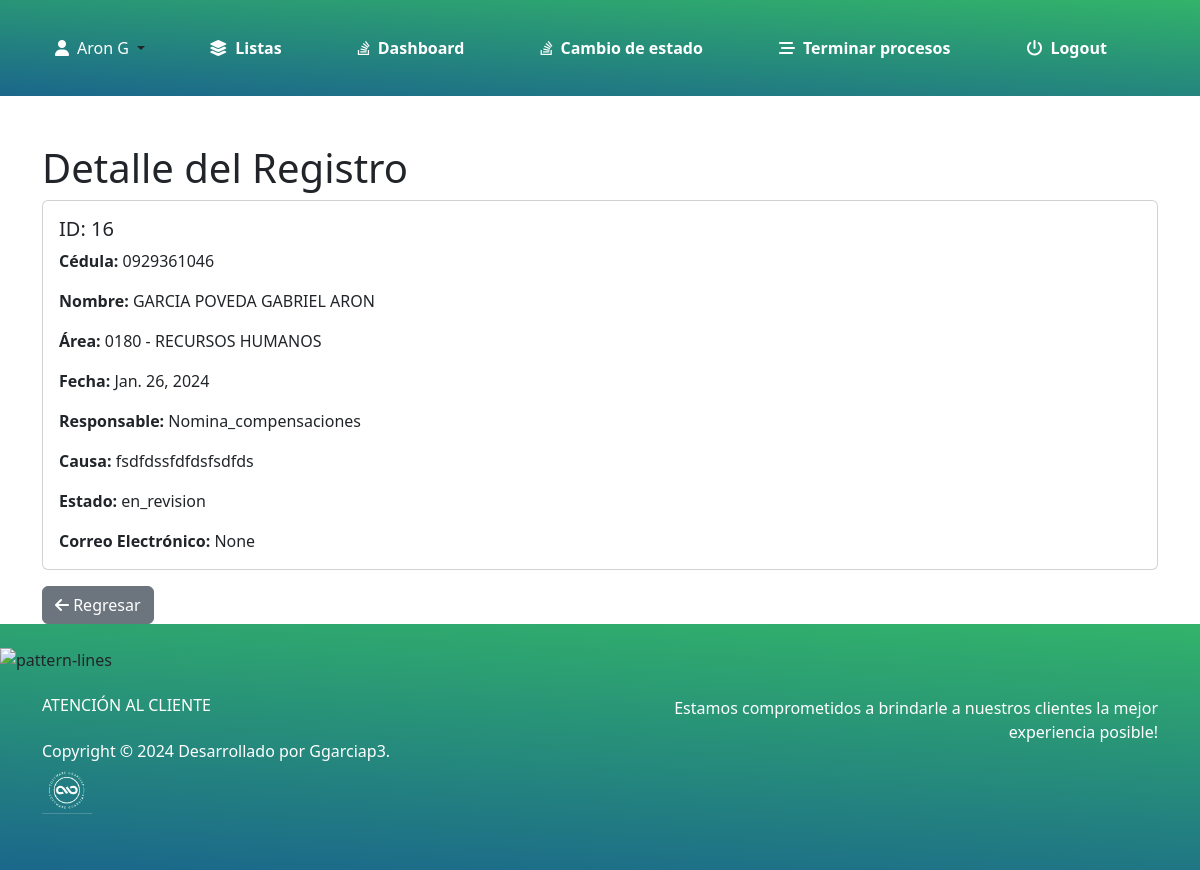
Before: /detalle/Sugerencia/16/ (signed in) with the older database file.
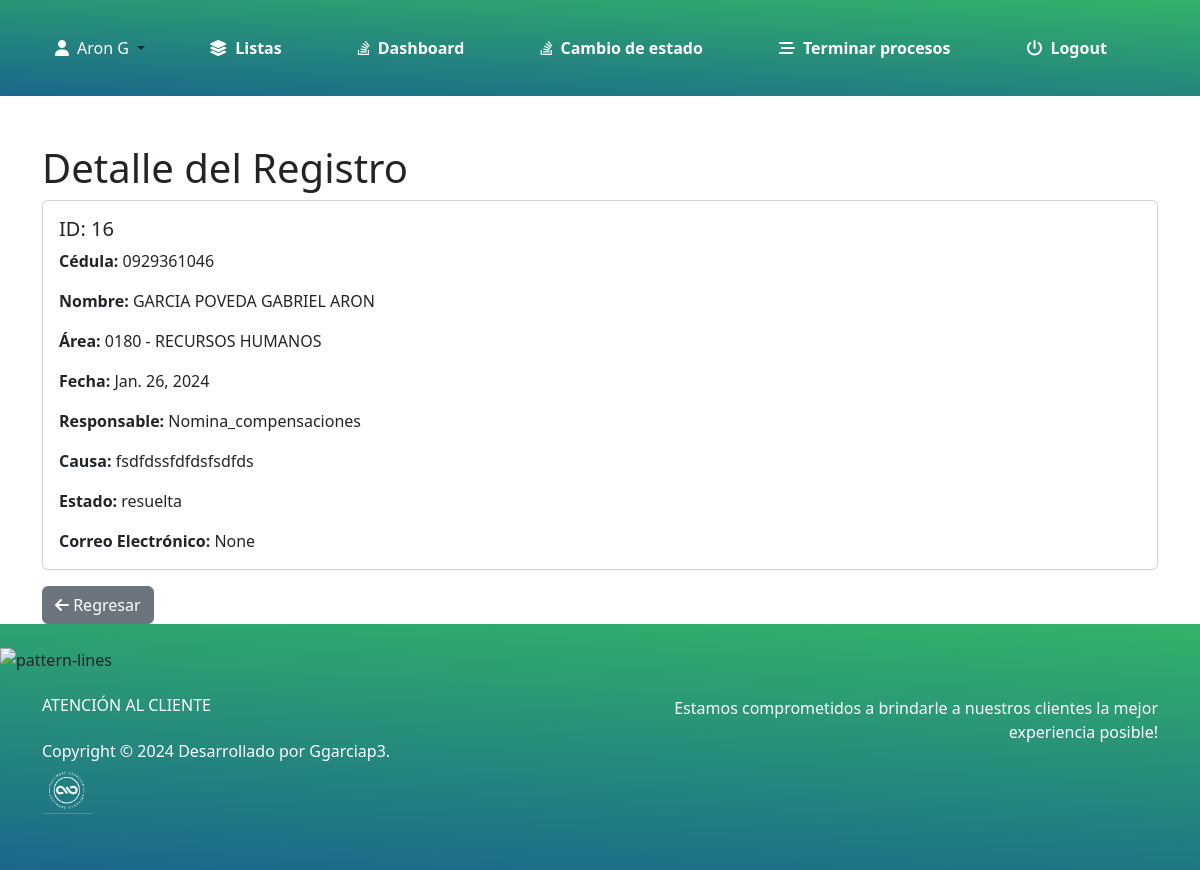
After: the same page with the newer database file.
### myapp/models.py (models this page shows)
class Registro(models.Model):
    usuario = models.ForeignKey('Usuario', on_delete=models.CASCADE, related_name='%(class)ss', null=True)
    fecha = models.DateField(default=date.today)
    RESPONSABLE_CHOICES = [
        ('Comunicacion_cultura', 'Comunicación clima y cultura'),
        ('Desarrollo_laboral', 'Desarrollo y relaciones laborales'),
        ('Nomina_compensaciones', 'Nomina y compensaciones'),
        ('Seguridad_salud_ambiente', 'Seguridad, salud y ambiente'),
        ('Servicios_generales', 'Servicios generales'),
        ('Campo', 'Campo'),
        ('Fabrica', 'Fabrica'),
    ]
    responsable = models.CharField(max_length=50, choices=RESPONSABLE_CHOICES)
    causa = models.TextField()
    ESTADO_CHOICES = [
        ('pendiente', 'Pendiente'),
        ('en_revision', 'En revisión'),
        ('resuelta', 'Resuelta'),
    ]
    estado = models.CharField(max_length=20, choices=ESTADO_CHOICES)
    CORREO_CHOICES = [
        ('arongarcia558@gmail.com', 'arongarcia558@gmail.com'),
        ('ggarciap3@unemi.edu.ec', 'ggarciap3@unemi.edu.ec'),
    ]
    correo = models.CharField(max_length=254, choices=CORREO_CHOICES, verbose_name='Correo Electrónico', blank=True, null=True)
    fecha_registro = models.DateTimeField(auto_now_add=True)
    class Meta:
        abstract = True

class Sugerencia(Registro):
    tipo_proceso = models.CharField(max_length=20, default='Sugerencia')

class Usuario(models.Model):
    cedula = models.CharField(max_length=10, primary_key=True)
    nombre = models.CharField(max_length=255)
    area = models.CharField(max_length=50)
    departamento = models.CharField(max_length=50)
    cargo = models.CharField(max_length=50)
    tipo_empleado = models.CharField(max_length=20)
    tipo_contrato = models.CharField(max_length=20)
    class Meta:
        db_table = 'usuario'

### myapp/views.py (the view)
# urls.py: path('detalle/<str:modelo>/<int:pk>/', views.detalle, name='detalle'),
@login_required
def detalle(request, modelo, pk):
    model_map = {
        'Sugerencia': Sugerencia,
        'Queja': Queja,
        'Peticion': Peticion,
        'Reclamo': Reclamo,
    }
    model = model_map.get(modelo)
    registro = get_object_or_404(model, pk=pk) # type: ignore
    return render(request, 'detalle.html', {'registro': registro})

### myapp/templates/detalle.html (shortened to what this page needs)
{% extends "base_admin.html" %}
{% load static %}
{% block content %}
<div class="container">
    <h1 class="mt-5">Detalle del Registro</h1>
    <div class="card">
        <div class="card-body">
            <h5 class="card-title">ID: {{ registro.id }}</h5>
            <div class="row">
                <div class="col-md-6">
                    <p class="card-text"><strong>Cédula:</strong> {{ registro.usuario.cedula }}</p>
                    <p class="card-text"><strong>Nombre:</strong> {{ registro.usuario.nombre }}</p>
                    <p class="card-text"><strong>Área:</strong> {{ registro.usuario.area }}</p>
                    <p class="card-text"><strong>Fecha:</strong> {{ registro.fecha }}</p>
                    <p class="card-text"><strong>Responsable:</strong> {{ registro.responsable }}</p>
                    <p class="card-text"><strong>Causa:</strong> {{ registro.causa }}</p>
                    <p class="card-text"><strong>Estado:</strong> {{ registro.estado }}</p>
                    <p class="card-text"><strong>Correo Electrónico:</strong> {{ registro.correo }}</p>
                </div>
                <div class="col-md-6">
                </div>
            </div>
        </div>
    </div>
    <div class="text-left mt-3">
        <a href="{% url 'procesos_terminados' %}" class="btn btn-secondary"><i class="fas fa-arrow-left"></i> Regresar</a>
    </div>
</div>
{% endblock %}

Changed rows visible on the page:
changed Sugerencia "Nomina_compensaciones": estado "en_revision" → "resuelta"
